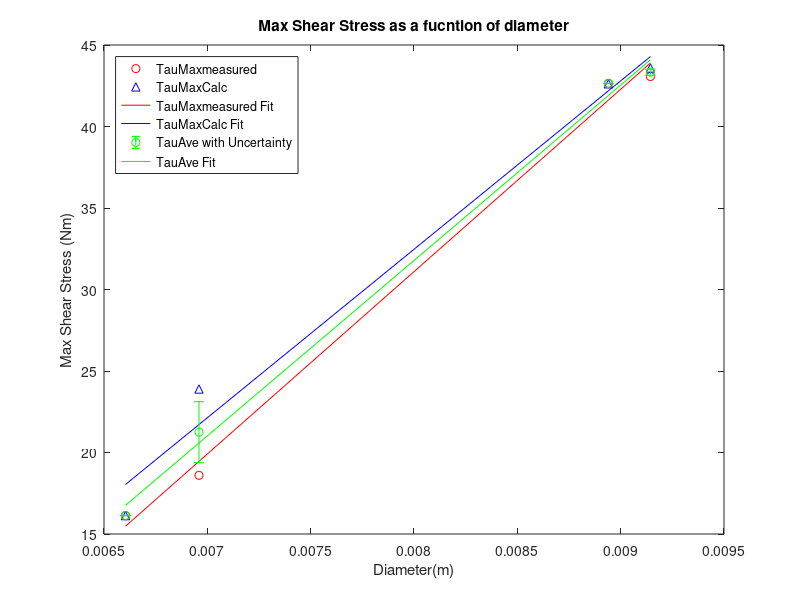
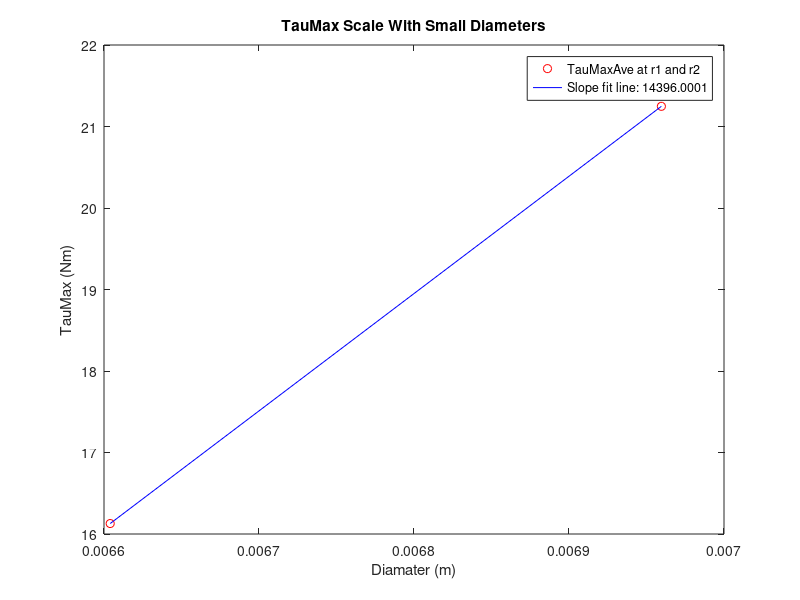
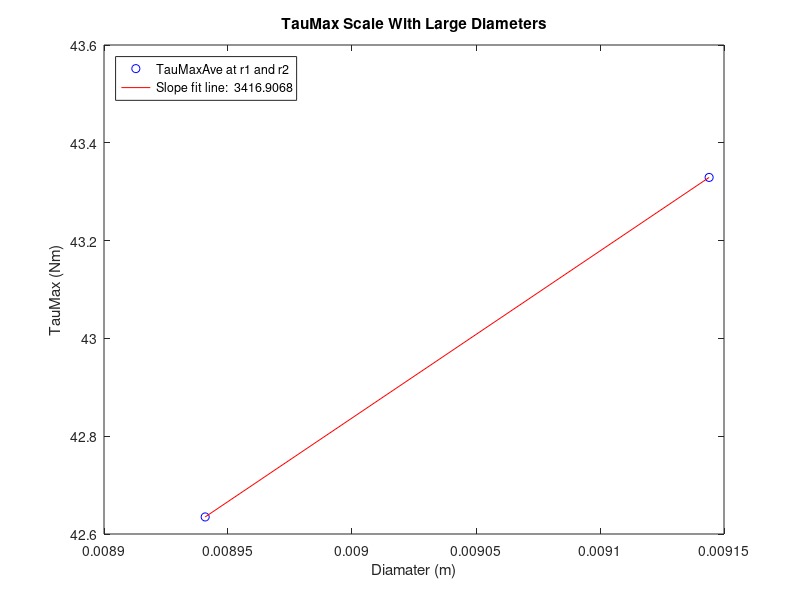

Write the MATLAB code that produced these figures, in order. (Note: this script raises an error after producing the figures.)
%max torque measured in nm
TauMaxmeasured=[16.13,18.6,42.65,43.07];
% max torque calculated using textbook formulas
%calc inertia and T for each
t1= 9.120142338*10^-7;
t2= 1.0549158*10^-6;
t3= 5.980948183*10^-6;
t4= 6.465681212*10^-6;

c1= 0.003302;
c2= 0.00334798;
c3= 0.0044704;
c4= 0.004572;

j1= (pi/2)*(c1^4);
j2= (pi/2)*(c2^4);
j3= (pi/2)*(c3^4);
j4= (pi/2)*(c4^4);

T=[t1,t2,t3,t3];
J=[j1,j2,j3,j3];
c=[c1,c3,c3,c4];
TauMaxcalc= ((T.*c)./J)
%disp(TauMaxcalc)
%measured diameters, goal was d1=d2 and d3=d4 
d1= 0.006604;
d2= 0.0069596;
d3= 0.0089408;
d4= 0.009144;

D1=[d1,d2];
D2=[d3,d3];
D=[d1,d2,d3,d4];

%ave
D1ave=mean(D1);
D2ave= mean(D2);

%standard dev
D1s=std(D1)
D2s=std(D2)

%find differences in Taumeasured and Tau calc, ave, and std, and uncertainty 
TauDiff= abs(TauMaxmeasured-TauMaxcalc)
TauAve= (TauMaxmeasured+TauMaxcalc)./2
TauCombined= cat(3,TauMaxcalc,TauMaxmeasured);
TauStd= std(TauCombined,0,3)
TauUnc= TauStd./sqrt(4)
 %peak displacement 
peakD=[2.9302,2.5858,2.5893,3.1263];


% Calculate differences, average, standard deviation, and uncertainty
TauDiff = abs(TauMaxmeasured - TauMaxcalc);
TauAve = (TauMaxmeasured + TauMaxcalc) / 2;
TauCombined = cat(3, TauMaxcalc, TauMaxmeasured);
TauStd = std(TauCombined, 0, 3);
TauUnc = TauStd / sqrt(4);

% Peak displacement values
peakD = [2.9302, 2.5858, 2.5893, 3.1263];

% Calculate differences, average, standard deviation, and uncertainty
TauDiff = abs(TauMaxmeasured - TauMaxcalc);
TauAve = (TauMaxmeasured + TauMaxcalc) / 2;
TauCombined = cat(3, TauMaxcalc, TauMaxmeasured);
TauStd = std(TauCombined, 0, 3);
TauUnc = TauStd / sqrt(4);

% Peak displacement values
peakD = [2.9302, 2.5858, 2.5893, 3.1263];

% Provided diameters
d1 = 0.006604;
d2 = 0.0069596;
d3 = 0.0089408;
d4 = 0.009144;

% Create arrays
D1 = [d1, d2];
D2 = [d3, d3];
D = [d1, d2, d3, d4];

% Calculate differences, average, standard deviation, and uncertainty
TauDiff = abs(TauMaxmeasured - TauMaxcalc);
TauAve = (TauMaxmeasured + TauMaxcalc) / 2;
TauCombined = cat(3, TauMaxcalc, TauMaxmeasured);
TauStd = std(TauCombined, 0, 3);
TauUnc = TauStd / sqrt(4);

% Peak displacement values
peakD = [2.9302, 2.5858, 2.5893, 3.1263];

figure;

plot(D,TauMaxmeasured,'ro')
hold on
plot(D,TauMaxcalc,'b^')
xlabel('Diameter(m)')
ylabel('Max Shear Stress (Nm)')
title('Max Shear Stress as a fucntion of diameter')
hold on
%fit the data
p1=polyfit(D,TauMaxmeasured,1);
fit1=polyval(p1,D);
plot(D,fit1,'r-')
hold on
p2=polyfit(D,TauMaxcalc,1);
fit2=polyval(p2,D);
plot(D,fit2,'b-')
hold on
%plot(D,TauAve,'gd')
errorbar(D,TauAve,TauUnc,'go')
p3=polyfit(D,TauAve,1);
fit3=polyval(p3,D);
plot(D,fit3,'g-')
legend('Location', 'northwest')
legend('TauMaxmeasured','TauMaxCalc','TauMaxmeasured Fit','TauMaxCalc Fit','TauAve with Uncertainty','TauAve Fit')
hold off

figure;
plot(D(1:2),TauAve(1:2),'ro')
title('TauMax Scale With Small Diameters')
xlabel('Diamater (m)')
ylabel('TauMax (Nm)')
hold on
p4=polyfit(D(1:2),TauAve(1:2),1);
fit4=polyval(p4,D(1:2));
plot(D(1:2),fit4,'b-')
slope = p4(1);
disp(['The slope of the fit line is: ' num2str(slope)]);
legend('TauMaxAve at r1 and r2', 'Slope fit line: 14396.0001')
hold off 

figure;
plot(D(3:4),TauAve(3:4),'bo')
title('TauMax Scale With Large Diameters')
xlabel('Diamater (m)')
ylabel('TauMax (Nm)')
hold on
p5=polyfit(D(3:4),TauAve(3:4),1);
fit5=polyval(p5,D(3:4));
plot(D(3:4),fit5,'r-')
slope = p5(1);
disp(['The slope of the fit line is: ' num2str(slope)]);
legend('Location','northwest')
legend('TauMaxAve at r1 and r2', 'Slope fit line:  3416.9068')

% slope increeasing at an increasing rate as diameter increases
% create a torque vs displacement curve for the first test, smallest radius

hold off
peakr1=1:10:350;
Taur1;
plot(peakr1(1:length(Taur1)),Taur1,'m.','MarkerSize',15)
hold on
plot(peakr1(1:length(Taur1)),Taur1,'k-','LineStyle','--')
title('Torque vs Rotational Displacement')
xlabel('Displacement (cm)')
ylabel('Torque (Nm)')


legend('Location','northwest')
legend('Torque Nm')
%%
TauStats=table(TauAve',TauStd',TauUnc','VariableNames',{'TauAve','TauStd','TauUnc'});
% Find t-experiemntal value to check hypothesis
%t-experimental
TauSbar= TauStd./sqrt(4);
x=TauMaxcalc;
xbar= TauAve;
tExp=(TauMaxmeasured-xbar)./TauSbar
if tExp(1:1) < 2.314
  result=(' t experiment < t hyopothesis, can accept null hypothesis at given confidence');
disp(result)
else 
    notvalid=('t experiment > t hyopothesis, can reject null hypothesis at given confidence');
    disp(notvalid)
end
